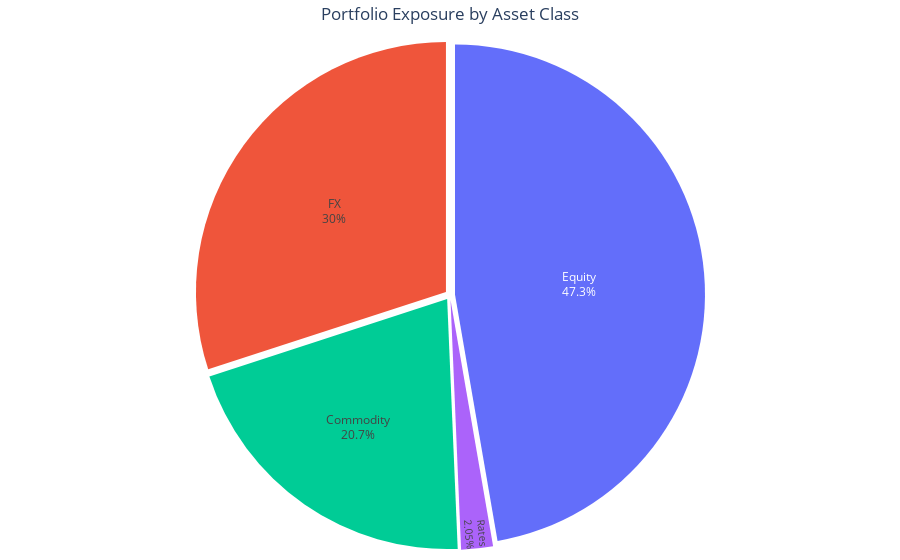

This figure's notebook cell:
### Markdown cell above
### Exposure by Asset Class

### Code cell
import plotly.express as px

def plot_pie(data, title):
    colors = ['#636EFA', '#EF553B', '#00CC96', '#AB63FA', '#FFA15A', '#19D3F3']  # couleurs fixes
    fig = px.pie(
        names=data.index,
        values=data.values,
        title=title,
        color=data.index,  # permet d'appliquer les couleurs aux labels
        color_discrete_sequence=colors
    )
    fig.update_traces(textposition='inside', textinfo='percent+label', pull=[0.02]*len(data))
    fig.update_layout(
        title={'x':0.5, 'xanchor':'center'},
        showlegend=False,
        margin=dict(t=40, b=10, l=10, r=10)
    )
    fig.show()
# Agrégation par Asset Class
asset_class_dist = portfolio_df.groupby("Asset_Class")["Market_Value"].sum().sort_values(ascending=False)

# asset_class_dist
# Visualisation
plot_pie(asset_class_dist, "Portfolio Exposure by Asset Class")

### Figure 1 — Plotly figure (JSON) as saved in the notebook; plotly's stock layout.template omitted (floating-point values rounded to 4 significant figures)
{"data": [{"customdata": [["Equity"], ["FX"], ["Commodity"], ["Rates"]], "domain": {"x": [0, 1], "y": [0, 1]}, "hovertemplate": "label=%{label}<br>value=%{value}<br>color=%{customdata[0]}<extra></extra>", "labels": ["Equity", "FX", "Commodity", "Rates"], "legendgroup": "", "marker": {"colors": ["#636EFA", "#EF553B", "#00CC96", "#AB63FA"]}, "name": "", "pull": [0.02, 0.02, 0.02, 0.02], "showlegend": true, "textinfo": "percent+label", "textposition": "inside", "type": "pie", "values": [861200000.0, 546600000.0, 376600000.0, 37350000.0]}], "layout": {"legend": {"tracegroupgap": 0}, "margin": {"b": 10, "l": 10, "r": 10, "t": 40}, "piecolorway": ["#636EFA", "#EF553B", "#00CC96", "#AB63FA", "#FFA15A", "#19D3F3"], "showlegend": false, "title": {"text": "Portfolio Exposure by Asset Class", "x": 0.5, "xanchor": "center"}}}
